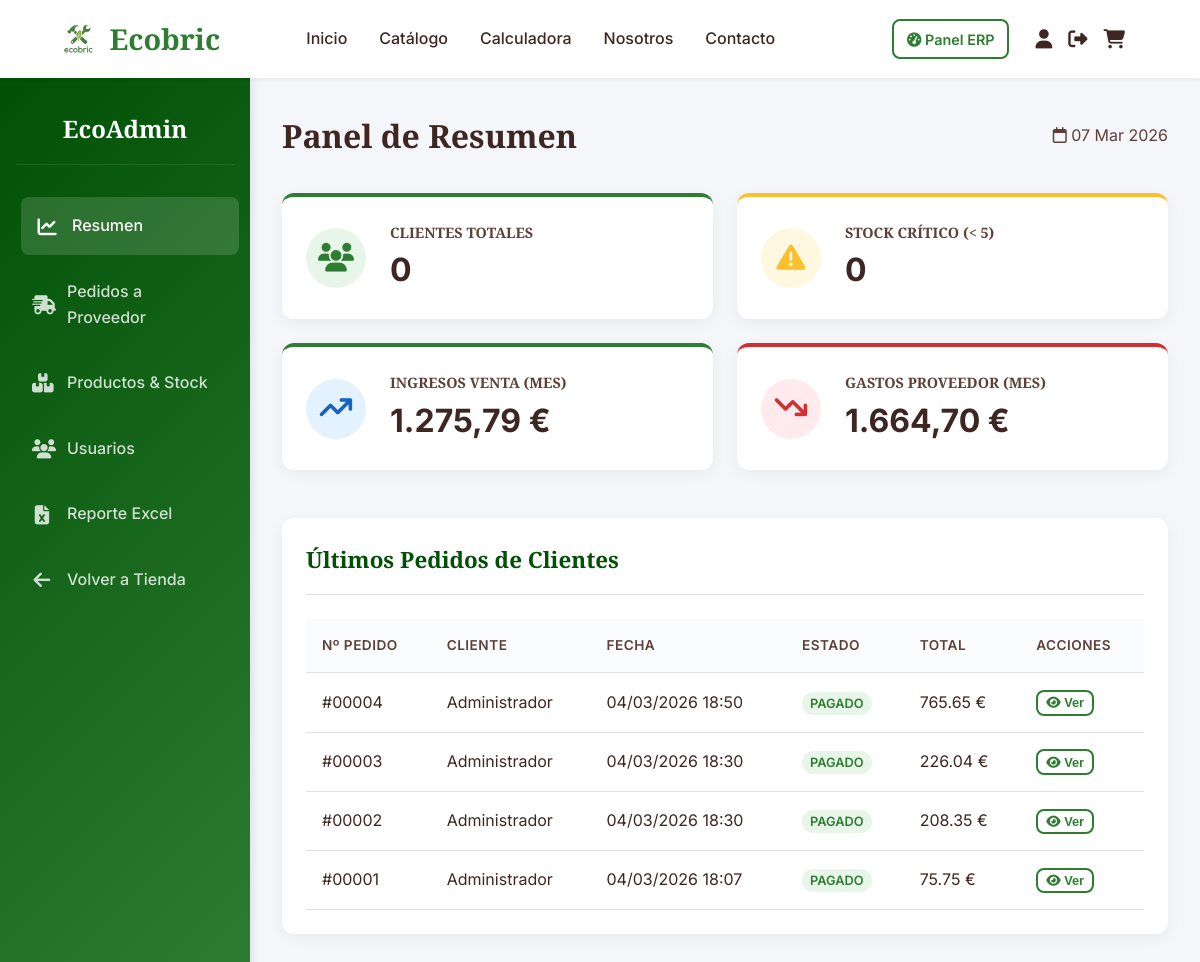
The page /paginas/admin_dashboard.php (signed in) on the database as committed earlier.
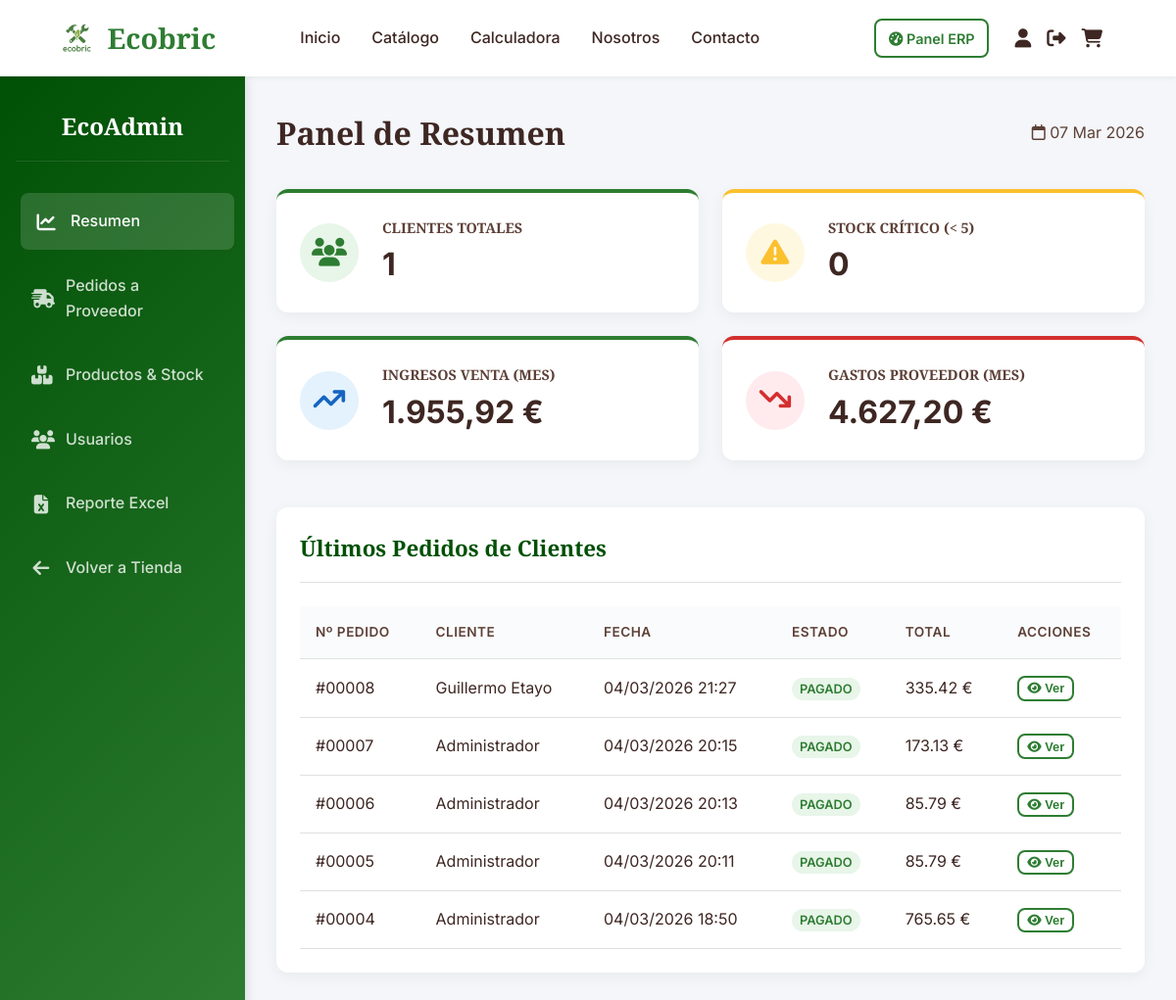
The same page on the database as committed later.
### tables this page shows
CREATE TABLE `pedidos` (
  `id` int(11) NOT NULL,
  `usuario_id` int(11) NOT NULL,
  `monto_total` decimal(10,2) NOT NULL,
  `metodo_pago` varchar(50) DEFAULT 'Tarjeta',
  `direccion_envio` varchar(255) NOT NULL,
  `estado` enum('PENDIENTE','PAGADO','ENVIADO','CANCELADO') DEFAULT 'PENDIENTE',
  `creado_en` timestamp NOT NULL DEFAULT current_timestamp()
);

CREATE TABLE `usuarios` (
  `id` int(11) NOT NULL,
  `rol_id` int(11) NOT NULL,
  `nombre` varchar(100) NOT NULL,
  `email` varchar(150) NOT NULL,
  `contrasena` varchar(255) NOT NULL,
  `token_verificacion` varchar(255) DEFAULT NULL,
  `esta_verificado` tinyint(1) DEFAULT 0,
  `direccion_predeterminada` varchar(255) DEFAULT NULL,
  `creado_en` timestamp NOT NULL DEFAULT current_timestamp()
);

### paginas/admin_dashboard.php (the view, shortened to what the changed rows need)
<?php
require_once '../config/db.php';
$stmt = $pdo->query("SELECT COUNT(*) FROM usuarios WHERE rol_id = 2");
$total_clientes = $stmt->fetchColumn();
$mes_actual = date('m');
$anio_actual = date('Y');
$stmt = $pdo->prepare("SELECT COALESCE(SUM(monto_total), 0) FROM pedidos WHERE estado = 'PAGADO' AND MONTH(creado_en) = ? AND YEAR(creado_en) = ?");
$stmt->execute([$mes_actual, $anio_actual]);
$ingresos_mes = $stmt->fetchColumn();
$stmt = $pdo->prepare("SELECT COALESCE(SUM(cantidad * (SELECT precio_suministro FROM producto_proveedor pp WHERE pp.producto_id = mi.producto_id LIMIT 1)), 0)
                        FROM movimientos_inventario mi
                        WHERE tipo_movimiento = 'ENTRADA' AND notas != 'Inventario inicial' AND MONTH(fecha_movimiento) = ? AND YEAR(fecha_movimiento) = ?");
$stmt->execute([$mes_actual, $anio_actual]);
$gastos_mes = $stmt->fetchColumn();
?>
<!DOCTYPE html>
<html lang="es">
<head>
    <link rel="stylesheet" href="https://cdnjs.cloudflare.com/ajax/libs/font-awesome/6.4.0/css/all.min.css">
    <link rel="stylesheet" href="../css/styles.css?v=<?php echo time(); ?>">
    <link rel="stylesheet" href="../css/admin.css?v=<?php echo time(); ?>">
</head>
<body>
    <?php include '../includes/header.php'; ?>
    <div class="admin-dashboard">
        <aside class="admin-sidebar">
            <div class="admin-sidebar-header">
                <h2>EcoAdmin</h2>
            </div>
        </aside>
        <main class="admin-content">
            <div class="admin-header">
                <h1>Panel de Resumen</h1>
            </div>
            <div class="stats-grid">
                <a href="admin_usuarios.php" style="text-decoration: none; color: inherit;">
                    <div class="stat-card" style="transition: transform 0.2s; cursor: pointer;" onmouseover="this.style.transform='translateY(-5px)';" onmouseout="this.style.transform='translateY(0)';">
                        <div class="stat-info">
                            <h3>Clientes Totales</h3>
                            <p><?php echo $total_clientes; ?></p>
                        </div>
                    </div>
                </a>
                <a href="admin_finanzas.php" style="text-decoration: none; color: inherit;">
                    <div class="stat-card" style="transition: transform 0.2s; cursor: pointer;" onmouseover="this.style.transform='translateY(-5px)';" onmouseout="this.style.transform='translateY(0)';">
                        <div class="stat-info">
                            <h3>Ingresos Venta (Mes)</h3>
                            <p><?php echo number_format($ingresos_mes, 2, ',', '.'); ?> €</p>
                        </div>
                    </div>
                </a>
                <a href="admin_finanzas.php" style="text-decoration: none; color: inherit;">
                    <div class="stat-card accent" style="border-top-color: #d32f2f; transition: transform 0.2s; cursor: pointer;" onmouseover="this.style.transform='translateY(-5px)';" onmouseout="this.style.transform='translateY(0)';">
                        <div class="stat-info">
                            <h3>Gastos Proveedor (Mes)</h3>
                            <p><?php echo number_format($gastos_mes, 2, ',', '.'); ?> €</p>
                        </div>
                    </div>
                </a>
            </div>
            <div class="admin-panel-section">
                <div class="admin-panel-header">
                    <h2>Últimos Pedidos de Clientes</h2>
                </div>
                <table class="admin-table">
                    <thead>
                        <tr>
                            <th>Nº Pedido</th>
                            <th>Cliente</th>
                            <th>Fecha</th>
                            <th>Estado</th>
                            <th>Total</th>
                            <th>Acciones</th>
                        </tr>
                    </thead>
                    <tbody>
                        <?php
                        $stmt = $pdo->query("SELECT p.id, u.nombre, p.creado_en, p.estado, p.monto_total
                                             FROM pedidos p JOIN usuarios u ON p.usuario_id = u.id
                                             ORDER BY p.creado_en DESC LIMIT 5");
                        while ($row = $stmt->fetch()):
                            $badgeClass = ($row['estado'] == 'PAGADO') ? 'status-active' : (($row['estado'] == 'PENDIENTE') ? 'status-warning' : 'status-inactive');
                        ?>
                        <tr>
                            <td>#<?php echo str_pad($row['id'], 5, "0", STR_PAD_LEFT); ?></td>
                            <td><?php echo htmlspecialchars($row['nombre']); ?></td>
                            <td><?php echo date('d/m/Y H:i', strtotime($row['creado_en'])); ?></td>
                            <td><span class="status-badge <?php echo $badgeClass; ?>"><?php echo $row['estado']; ?></span></td>
                            <td><?php echo number_format($row['monto_total'], 2); ?> €</td>
                            <td>
                                <button class="btn btn-outline" style="padding: 0.2rem 0.5rem; font-size: 0.8rem;" onclick="verDetallesAdmin(<?php echo $row['id']; ?>)">
                                    <i class="fa-solid fa-eye"></i> Ver
                                </button>
                            </td>
                        </tr>
                        <?php endwhile; ?>
                    </tbody>
                </table>
            </div>
        </main>
</body>
</html>

Rows that differ between the two databases and show on the page:
no longer on this page (row edited): pedidos: id "00003", usuario.nombre "Administrador", creado_en "04/03/2026 18:30", estado "PAGADO", monto_total "226.04"
no longer on this page (row edited): pedidos: id "00002", usuario.nombre "Administrador", creado_en "04/03/2026 18:30", estado "PAGADO", monto_total "208.35"
no longer on this page (row edited): pedidos: id "00001", usuario.nombre "Administrador", creado_en "04/03/2026 18:07", estado "PAGADO", monto_total "75.75"
added pedidos: id "00008", usuario.nombre "Guillermo Etayo", creado_en "04/03/2026 21:27", estado "PAGADO", monto_total "335.42"
added pedidos: id "00007", usuario.nombre "Administrador", creado_en "04/03/2026 20:15", estado "PAGADO", monto_total "173.13"
added pedidos: id "00006", usuario.nombre "Administrador", creado_en "04/03/2026 20:13", estado "PAGADO", monto_total "85.79"
added pedidos: id "00005", usuario.nombre "Administrador", creado_en "04/03/2026 20:11", estado "PAGADO", monto_total "85.79"
Other text that changed with them:
$total_clientes: "0" → "1"
$ingresos_mes: "1.275,79" → "1.955,92"
$gastos_mes: "1.664,70" → "4.627,20"
